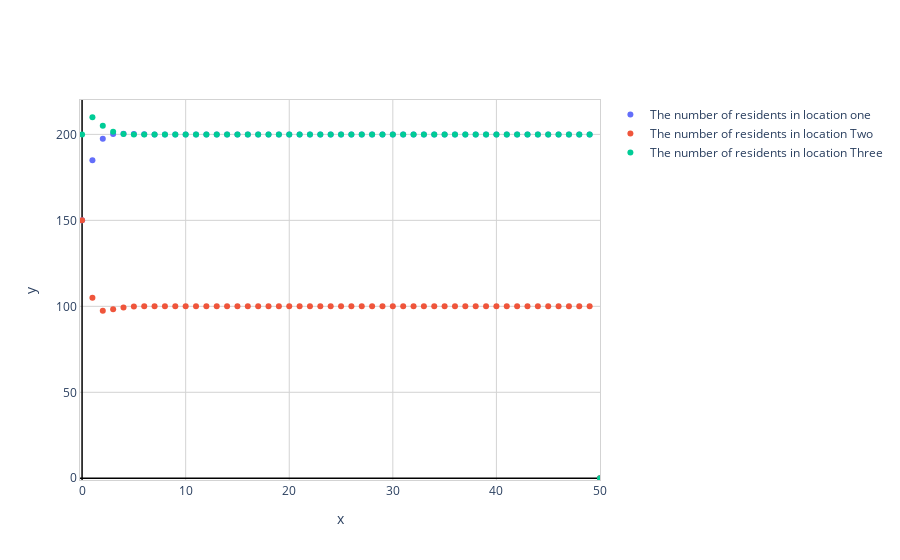

Here is the notebook cell this chart was saved with:
### Code cell
N=50
Xn=zeros(3,N+1)
for n in range(0,N):
    Xn[:,n]=A**n*X0
    
df = pd.DataFrame(np.array(Xn).astype(float), index = ['One','Two', 'Three']).T

fig = go.Figure()

# Add traces
fig.add_trace(go.Scatter(x=df.index, y=df.One, mode='markers', name='The number of residents in location one'))
fig.add_trace(go.Scatter(x=df.index, y=df.Two, mode='markers', name='The number of residents in location Two'))
fig.add_trace(go.Scatter(x=df.index, y=df.Three, mode='markers', name='The number of residents in location Three'))
fig.update_layout(plot_bgcolor= 'white')
fig.update_xaxes(showline=True, linewidth=1, linecolor='Lightgray', mirror=True,
                 showgrid=True, gridwidth=1, gridcolor='Lightgray',
                 zeroline=True, zerolinewidth=1.5, zerolinecolor='black')
fig.update_yaxes(showline=True, linewidth=1, linecolor='Lightgray', mirror=True,
                 showgrid=True, gridwidth=1, gridcolor='Lightgray',
                 zeroline=True, zerolinewidth=1.5, zerolinecolor='black')
fig.update_xaxes(title_text='x', range=[-.2, N])
fig.update_yaxes(title_text='y', range=[-1, 220])
fig.show()

### Figure 1 — Plotly figure (JSON) as saved in the notebook; plotly's stock layout.template omitted (floating-point values rounded to 4 significant figures)
{"data": [{"mode": "markers", "name": "The number of residents in location one", "type": "scatter", "x": [0, 1, 2, 3, 4, 5, 6, 7, 8, 9, 10, 11, 12, 13, 14, 15, 16, 17, 18, 19, 20, 21, 22, 23, 24, 25, 26, 27, 28, 29, 30, 31, 32, 33, 34, 35, 36, 37, 38, 39, 40, 41, 42, 43, 44, 45, 46, 47, 48, 49, 50], "y": [150, 185, 197.5, 200.3, 200.4, 200.2, 200.0, 200.0, 200.0, 200.0, 200.0, 200.0, 200.0, 200.0, 200.0, 200.0, 200.0, 200.0, 200.0, 200.0, 200.0, 200.0, 200.0, 200.0, 200.0, 200.0, 200.0, 200.0, 200.0, 200.0, 200.0, 200.0, 200.0, 200.0, 200.0, 200.0, 200.0, 200.0, 200.0, 200.0, 200.0, 200.0, 200.0, 200.0, 200.0, 200.0, 200.0, 200.0, 200.0, 200.0, 0]}, {"mode": "markers", "name": "The number of residents in location Two", "type": "scatter", "x": [0, 1, 2, 3, 4, 5, 6, 7, 8, 9, 10, 11, 12, 13, 14, 15, 16, 17, 18, 19, 20, 21, 22, 23, 24, 25, 26, 27, 28, 29, 30, 31, 32, 33, 34, 35, 36, 37, 38, 39, 40, 41, 42, 43, 44, 45, 46, 47, 48, 49, 50], "y": [150, 105, 97.5, 98.25, 99.38, 99.86, 99.99, 100.0, 100.0, 100.0, 100.0, 100.0, 100.0, 100.0, 100.0, 100.0, 100.0, 100.0, 100.0, 100.0, 100.0, 100.0, 100.0, 100.0, 100.0, 100.0, 100.0, 100.0, 100.0, 100.0, 100.0, 100.0, 100.0, 100.0, 100.0, 100.0, 100.0, 100.0, 100.0, 100.0, 100.0, 100.0, 100.0, 100.0, 100.0, 100.0, 100.0, 100.0, 100.0, 100.0, 0]}, {"mode": "markers", "name": "The number of residents in location Three", "type": "scatter", "x": [0, 1, 2, 3, 4, 5, 6, 7, 8, 9, 10, 11, 12, 13, 14, 15, 16, 17, 18, 19, 20, 21, 22, 23, 24, 25, 26, 27, 28, 29, 30, 31, 32, 33, 34, 35, 36, 37, 38, 39, 40, 41, 42, 43, 44, 45, 46, 47, 48, 49, 50], "y": [200, 210, 205, 201.5, 200.2, 200.0, 200.0, 200.0, 200.0, 200.0, 200.0, 200.0, 200.0, 200.0, 200.0, 200.0, 200.0, 200.0, 200.0, 200.0, 200.0, 200.0, 200.0, 200.0, 200.0, 200.0, 200.0, 200.0, 200, 200.0, 200.0, 200.0, 200.0, 200.0, 200.0, 200.0, 200.0, 200.0, 200.0, 200.0, 200.0, 200.0, 200.0, 200.0, 200.0, 200.0, 200.0, 200.0, 200.0, 200.0, 0]}], "layout": {"autosize": true, "plot_bgcolor": "white", "xaxis": {"gridcolor": "Lightgray", "gridwidth": 1, "linecolor": "Lightgray", "linewidth": 1, "mirror": true, "range": [-0.2, 50], "showgrid": true, "showline": true, "title": {"text": "x"}, "type": "linear", "zeroline": true, "zerolinecolor": "black", "zerolinewidth": 1.5}, "yaxis": {"gridcolor": "Lightgray", "gridwidth": 1, "linecolor": "Lightgray", "linewidth": 1, "mirror": true, "range": [-1, 220], "showgrid": true, "showline": true, "title": {"text": "y"}, "type": "linear", "zeroline": true, "zerolinecolor": "black", "zerolinewidth": 1.5}}}
